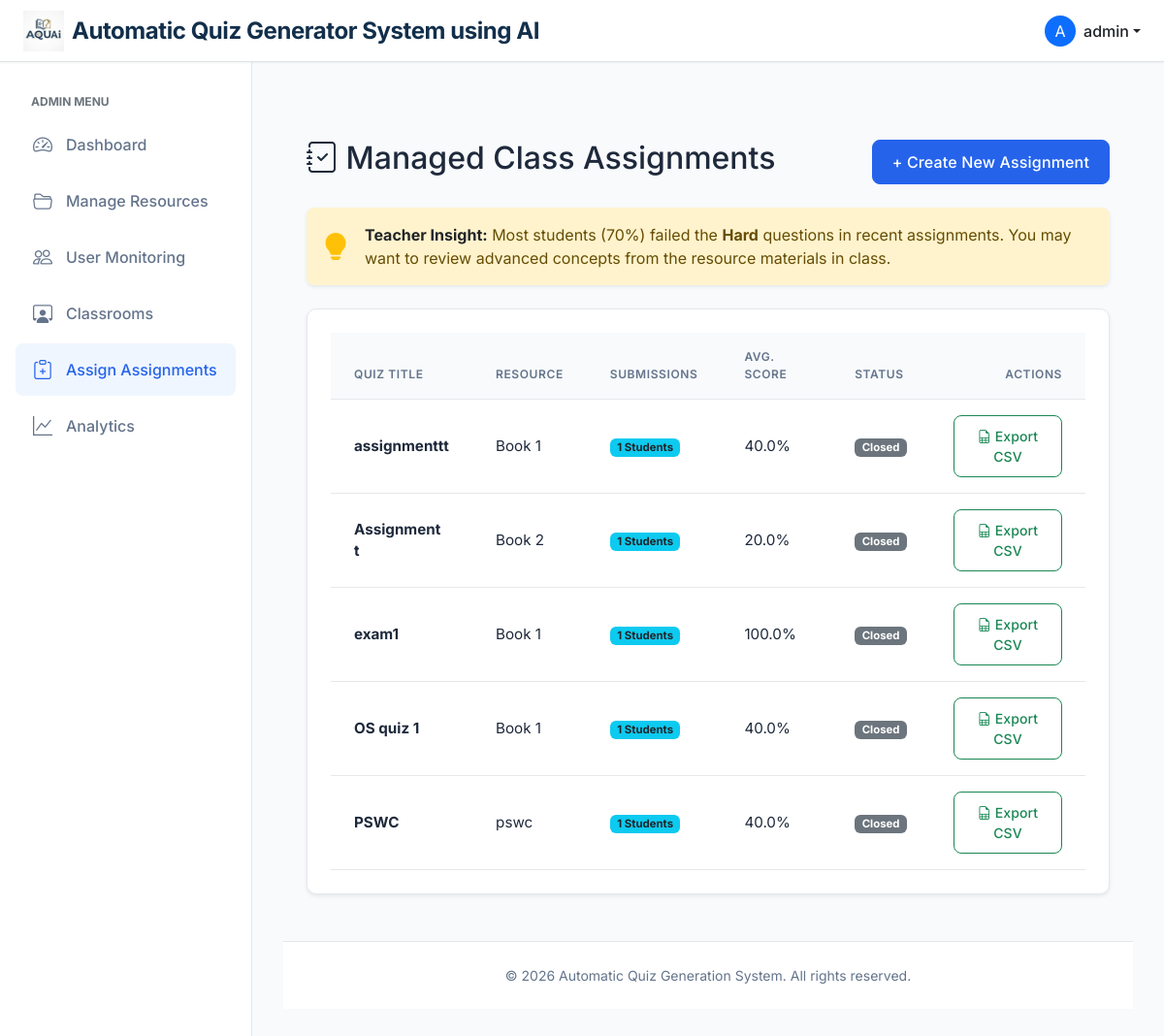
Page /admin/assignments/manage (signed in) on the committed database.
### app/models.py (models this page shows, shortened)
class User(UserMixin, db.Model):
    __tablename__ = "user"
    id = db.Column(db.Integer, primary_key=True)
    username = db.Column(db.String(64), index=True, unique=True)
    email = db.Column(db.String(120), index=True, unique=True)
    password_hash = db.Column(db.String(128))
    role = db.Column(db.String(20), default='user')  # 'admin' or 'user'
    is_flagged = db.Column(db.Boolean, default=False)
    resources = db.relationship('Resource', back_populates='author', cascade="all, delete-orphan")
    quizzes = db.relationship('Quiz', back_populates='user', cascade="all, delete-orphan")
    attempts = db.relationship('QuizAttempt', back_populates='user', cascade="all, delete-orphan")
    def is_admin(self):
        return self.role == 'admin'

class Assignment(db.Model):
    __tablename__ = "assignments"
    id = db.Column(db.Integer, primary_key=True)
    quiz_id = db.Column(db.Integer, db.ForeignKey('quiz.id'))
    admin_id = db.Column(db.Integer, db.ForeignKey('user.id'))
    title = db.Column(db.String(100))
    instructions = db.Column(db.Text)
    created_at = db.Column(db.DateTime, default=db.func.current_timestamp())
    due_date = db.Column(db.DateTime)
    status = db.Column(db.String(20), default='published') # draft, published
    target_type = db.Column(db.String(20), default='all') # all, class, users
    target_class_id = db.Column(db.Integer, db.ForeignKey('classroom.id'), nullable=True)
    target_user_ids = db.Column(db.Text, nullable=True) # Comma separated for manually chosen users
    results_released = db.Column(db.Boolean, default=False)
    quiz = db.relationship('Quiz', backref='assignments')
    admin = db.relationship('User', backref='managed_assignments')
    results = db.relationship('AssignmentAttempt', backref='assignment', lazy=True, cascade="all, delete-orphan")
    assigned_users = db.relationship('AssignmentUser', back_populates='assignment', cascade="all, delete-orphan")
    target_class = db.relationship('Classroom', backref='assignments', lazy=True)

class Resource(db.Model):
    __tablename__ = "resource"
    id = db.Column(db.Integer, primary_key=True)
    title = db.Column(db.String(100), nullable=False)
    description = db.Column(db.Text)
    content = db.Column(db.Text)
    file_name = db.Column(db.String(255))
    resource_type = db.Column(db.String(20), default='user_upload')
    created_by = db.Column(db.Integer, db.ForeignKey('user.id'))
    created_at = db.Column(db.DateTime, default=db.func.current_timestamp())
    is_active = db.Column(db.Boolean, default=True)
    author = db.relationship('User', back_populates='resources')
    topics = db.relationship('ResourceTopic', back_populates='resource', cascade="all, delete-orphan")
    questions = db.relationship('GeneratedQuestion', back_populates='resource', cascade="all, delete-orphan")
    quizzes = db.relationship('Quiz', back_populates='resource', cascade="all, delete-orphan")

### app/admin/admin_assignments.py (the view)
@admin_assignments_bp.route('/manage')
@login_required
def manage():
    if not current_user.is_admin():
        flash("Permission denied.", "danger")
        return redirect(url_for('user.dashboard'))
    assignments_raw = Assignment.query.filter_by(admin_id=current_user.id).all()
    assignments = []
    for a in assignments_raw:
        completion_count = AssignmentAttempt.query.filter_by(assignment_id=a.id).count()
        attempts = AssignmentAttempt.query.filter_by(assignment_id=a.id).all()
        avg_score = 0
        if attempts:
            avg_score = sum(att.score for att in attempts) / len(attempts)
        assignments.append({
            'id': a.id,
            'title': a.title or a.quiz.resource.title,
            'resource_name': a.quiz.resource.title,
            'completion_count': completion_count,
            'average_score': round(avg_score, 1),
            'status': a.status
        })
    return render_template('admin/manage_assignments.html', assignments=assignments)

### app/models.py (called while the page is built)
@login_manager.user_loader
def load_user(id):
    return User.query.get(int(id))

### app/templates/admin/manage_assignments.html (shortened to what this page needs)
{% extends "base.html" %}
{% block content %}
<div class="container mt-5">
    <div class="d-flex justify-content-between align-items-center mb-4">
        <h2><i class="bi bi-journal-check"></i> Managed Class Assignments</h2>
        <a href="{{ url_for('ai_engine.process') }}" class="btn btn-primary">+ Create New Assignment</a>
    </div>
    <div class="alert alert-warning border-0 shadow-sm mb-4">
        <div class="d-flex align-items-center">
            <div class="fs-3 me-3"><i class="bi bi-lightbulb-fill text-warning"></i></div>
            <div>
                <strong class="text-dark">Teacher Insight:</strong>
                Most students (70%) failed the <strong>Hard</strong> questions in recent assignments.
                You may want to review advanced concepts from the resource materials in class.
            </div>
        </div>
    </div>
    <div class="card shadow-sm">
        <div class="card-body">
            <div class="table-responsive">
                <table class="table table-hover align-middle">
                    <thead class="table-light">
                        <tr>
                            <th>Quiz Title</th>
                            <th>Resource</th>
                            <th>Submissions</th>
                            <th>Avg. Score</th>
                            <th>Status</th>
                            <th class="text-end">Actions</th>
                        </tr>
                    </thead>
                    <tbody>
                        {% for assignment in assignments %}
                        <tr>
                            <td><strong>{{ assignment.title }}</strong></td>
                            <td>{{ assignment.resource_name }}</td>
                            <td>
                                <span class="badge bg-info text-dark">
                                    {{ assignment.completion_count }} Students
                                </span>
                            </td>
                            <td>{{ assignment.average_score }}%</td>
                            <td>
                                {% if assignment.status == 'active' %}
                                <span class="badge bg-success">Active</span>
                                {% else %}
                                <span class="badge bg-secondary">Closed</span>
                                {% endif %}
                            </td>
                            <td class="text-end">
                                <a href="{{ url_for('admin_assignments.export_report', assign_id=assignment.id) }}"
                                   class="btn btn-sm btn-outline-success">
                                    <i class="bi bi-file-earmark-spreadsheet"></i> Export CSV
                                </a>
                            </td>
                        </tr>
                        {% endfor %}
                    </tbody>
                </table>
            </div>
        </div>
    </div>
</div>
{% endblock %}

### app/templates/base.html (shortened to what this page needs)
<!doctype html>
<html lang="en">
<head>
  <link href="https://cdn.jsdelivr.net/npm/bootstrap@5.3.0/dist/css/bootstrap.min.css" rel="stylesheet">
  <link href="https://cdn.jsdelivr.net/npm/bootstrap-icons@1.10.0/font/bootstrap-icons.css" rel="stylesheet">
  <link href="{{ url_for('static', filename='css/style.css') }}" rel="stylesheet">
</head>
<body>
  <nav class="navbar navbar-expand-lg navbar-light bg-white fixed-top border-bottom">
    <div class="container-fluid px-4">
      <a class="navbar-brand d-flex align-items-center gap-2" href="{{ url_for('index') }}">
        <img src="{{ url_for('static', filename='images/logo.jpeg') }}" alt="AQUAi Logo" class="app-logo">
        <div class="app-title" style="display: flex; flex-direction: column; line-height: 1;">
          <span class="fw-bold fs-4" style="color: #122f4b;">Automatic Quiz Generator System using AI</span>
        </div>
      </a>
      <div class="d-flex align-items-center ms-auto">
        {% if current_user.is_authenticated %}
        <div class="dropdown">
          <a href="#" class="d-flex align-items-center text-decoration-none dropdown-toggle text-dark"
            id="dropdownUser1" data-bs-toggle="dropdown" aria-expanded="false">
            <div class="bg-primary text-white rounded-circle d-flex align-items-center justify-content-center me-2"
              style="width: 32px; height: 32px;">
              {{ current_user.username[0].upper() }}
            </div>
            <span class="d-none d-sm-inline fw-medium">
              {{ current_user.username }}
            </span>
          </a>
        </div>
        {% endif %}
      </div>
    </div>
  </nav>
  <div class="d-flex">
    {% if current_user.is_authenticated %}
    <nav class="sidebar show">
      <div class="py-2">
        {% if current_user.role == 'admin' %}
        <small class="text-uppercase text-secondary fw-bold px-3 mb-2 d-block" style="font-size: 0.75rem;">
          Admin Menu
        </small>
        <a href="{{ url_for('admin.dashboard') }}"
          class="nav-link {{ 'active' if request.endpoint == 'admin.dashboard' else '' }}">
          <i class="bi bi-speedometer2"></i> Dashboard
        </a>
        <a href="{{ url_for('admin.resources') }}"
          class="nav-link {{ 'active' if request.endpoint == 'admin.resources' else '' }}">
          <i class="bi bi-folder2-open"></i> Manage Resources
        </a>
        <a href="{{ url_for('admin.user_monitoring') }}"
          class="nav-link {{ 'active' if request.endpoint == 'admin.user_monitoring' else '' }}">
          <i class="bi bi-people"></i> User Monitoring
        </a>
        <a href="{{ url_for('admin.list_classrooms') }}"
          class="nav-link {{ 'active' if 'classrooms' in (request.endpoint or '') else '' }}">
          <i class="bi bi-person-workspace"></i> Classrooms
        </a>
        <a href="{{ url_for('admin.list_assignments') }}"
          class="nav-link {{ 'active' if 'assignments' in (request.endpoint or '') else '' }}">
          <i class="bi bi-clipboard-plus"></i> Assign Assignments
        </a>
        <a href="{{ url_for('admin.analytics') }}"
          class="nav-link {{ 'active' if request.endpoint == 'admin.analytics' else '' }}">
          <i class="bi bi-graph-up"></i> Analytics
        </a>
        {% endif %}
      </div>
    </nav>
    {% endif %}
    <main class="main-content {{ 'ms-0' if not current_user.is_authenticated else '' }}"
      style="{{ 'margin-left: 0;' if not current_user.is_authenticated else '' }}">
      <div class="{{ 'container' if not current_user.is_authenticated else 'container-fluid' }}">
        {% block content %}{% endblock %}
      </div>
      <footer class="footer mt-5">
        <div class="container">
          <span>&copy; {{ 2026 }} Automatic Quiz Generation System. All rights reserved.</span>
        </div>
      </footer>
    </main>
  </div>
</body>
</html>

### app/static/css/style.css (style rules this page uses)
:root { --primary-color: #2563eb; --primary-hover: #1d4ed8; --secondary-color: #64748b; --background-color: #f8fafc; --sidebar-width: 260px; --text-color: #1e293b; --card-shadow: 0 1px 3px 0 rgb(0 0 0 / 0.1), 0 1px 2px -1px rgb(0 0 0 / 0.1); --card-hover-shadow: 0 10px 15px -3px rgb(0 0 0 / 0.1), 0 4px 6px -4px rgb(0 0 0 / 0.1); --border-color: #e5e7eb; --transition-speed: 0.2s; --border-radius: 10px; }
body { font-family: 'Inter', system-ui, -apple-system, sans-serif; background-color: var(--background-color); color: var(--text-color); min-height: 100vh; display: flex; flex-direction: column; overflow-x: hidden; }
.navbar { box-shadow: 0 1px 2px 0 rgb(0 0 0 / 0.05); z-index: 1030; background-color: white !important; height: 64px; }
.navbar-brand { font-weight: 600; color: var(--primary-color) !important; font-size: 1.1rem; letter-spacing: -0.025em; }
.sidebar { width: var(--sidebar-width); position: fixed; top: 64px; bottom: 0; left: 0; z-index: 100; padding: 1.5rem 1rem; overflow-y: auto; background-color: white; border-right: 1px solid var(--border-color); transition: transform 0.3s ease-in-out; }
.sidebar .nav-link { color: var(--secondary-color); font-weight: 500; padding: 0.75rem 1rem; border-radius: 0.5rem; margin-bottom: 0.25rem; display: flex; align-items: center; gap: 0.75rem; transition: all var(--transition-speed) ease; }
.sidebar .nav-link.active { background-color: #eff6ff; color: var(--primary-color); }
.sidebar i { font-size: 1.25rem; width: 24px; text-align: center; transition: color var(--transition-speed) ease; }
.main-content { margin-left: var(--sidebar-width); padding: 2rem; margin-top: 64px; flex: 1; display: flex; flex-direction: column; min-height: calc(100vh - 64px); }
.card { border: 1px solid var(--border-color); border-radius: var(--border-radius); box-shadow: var(--card-shadow); transition: transform var(--transition-speed) ease, box-shadow var(--transition-speed) ease; background-color: white; overflow: hidden; }
.card-body { padding: 1.5rem; }
.btn { border-radius: 0.5rem; padding: 0.625rem 1.25rem; font-weight: 500; transition: all var(--transition-speed) ease; letter-spacing: 0.01em; }
.btn-primary { background-color: var(--primary-color); border-color: var(--primary-color); }
.table { vertical-align: middle; margin-bottom: 0; }
.table thead th { background-color: #f8fafc; color: var(--secondary-color); font-weight: 600; text-transform: uppercase; font-size: 0.75rem; letter-spacing: 0.05em; border-bottom: 1px solid var(--border-color); padding: 1rem 1.5rem; }
.table tbody td { padding: 1rem 1.5rem; border-bottom: 1px solid var(--border-color); color: var(--text-color); font-size: 0.95rem; }
.footer { margin-top: auto; background-color: white; border-top: 1px solid var(--border-color); padding: 1.5rem 0; text-align: center; color: var(--secondary-color); font-size: 0.875rem; }
.alert { border: none; border-radius: 0.5rem; box-shadow: 0 1px 2px 0 rgba(0, 0, 0, 0.05); }
.fw-medium { font-weight: 500; }
.app-logo { height: 42px; width: auto; }
.app-title { line-height: 1.1; }
.app-title span { font-size: 18px; }

### rows in the picture
User: username "A", username "admin"
Assignment: title "assignmenttt"
Resource: resource_name "Book 1" "Book 1" "Book 1"
Assignment: title "Assignment t"
Resource: resource_name "Book 2"
Assignment: title "exam1"
Assignment: title "OS quiz 1"
Assignment: title "PSWC"
Resource: resource_name "pswc"

### other values in the picture
{{ assignment.completion_count }} "1" "1" "1" "1" "1"
{{ assignment.average_score }} "40.0" "20.0" "100.0" "40.0" "40.0"
{{ 2026 }} "2026"
